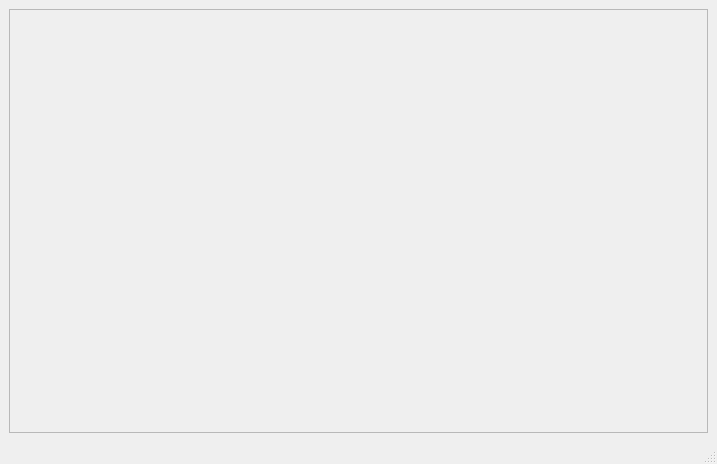
<?xml version="1.0" encoding="UTF-8"?>
<ui version="4.0">
 <class>MainWindow</class>
 <widget class="QMainWindow" name="MainWindow">
  <property name="geometry">
   <rect>
    <x>0</x>
    <y>0</y>
    <width>717</width>
    <height>464</height>
   </rect>
  </property>
  <property name="windowTitle">
   <string>MainWindow</string>
  </property>
  <widget class="QWidget" name="centralwidget">
   <layout class="QVBoxLayout" name="verticalLayout">
    <item>
     <widget class="QFrame" name="frame">
      <property name="sizePolicy">
       <sizepolicy hsizetype="Preferred" vsizetype="Preferred">
        <horstretch>0</horstretch>
        <verstretch>0</verstretch>
       </sizepolicy>
      </property>
      <property name="frameShape">
       <enum>QFrame::StyledPanel</enum>
      </property>
      <property name="frameShadow">
       <enum>QFrame::Raised</enum>
      </property>
      <widget class="QLabel" name="g_map">
       <property name="geometry">
        <rect>
         <x>0</x>
         <y>520</y>
         <width>600</width>
         <height>450</height>
        </rect>
       </property>
       <property name="sizePolicy">
        <sizepolicy hsizetype="Fixed" vsizetype="Fixed">
         <horstretch>0</horstretch>
         <verstretch>0</verstretch>
        </sizepolicy>
       </property>
       <property name="text">
        <string>TextLabel</string>
       </property>
      </widget>
     </widget>
    </item>
   </layout>
  </widget>
  <widget class="QMenuBar" name="menubar">
   <property name="geometry">
    <rect>
     <x>0</x>
     <y>0</y>
     <width>717</width>
     <height>21</height>
    </rect>
   </property>
  </widget>
  <widget class="QStatusBar" name="statusbar"/>
 </widget>
 <resources/>
 <connections/>
</ui>
